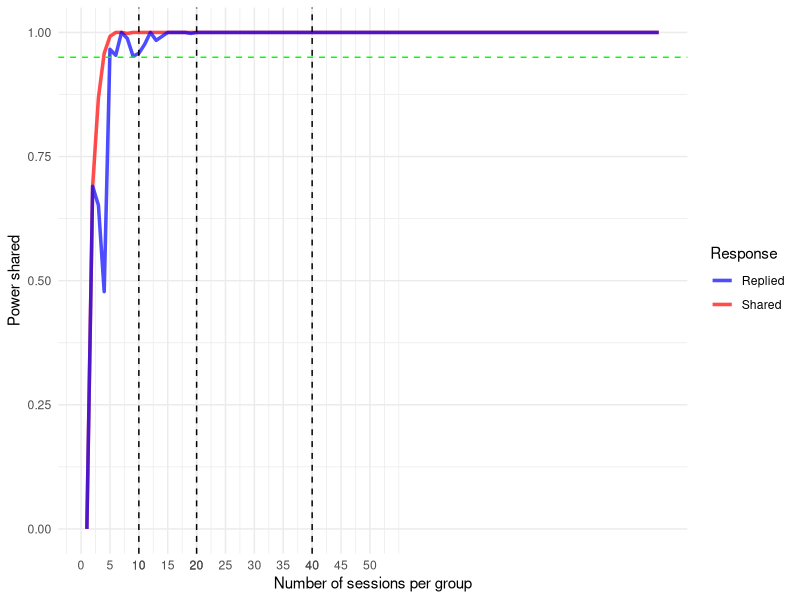

This chart was generated by the following R code:
library(data.table)
library(ggplot2)
library(here)
library(dplyr)
library(progress)

hours = 4
sessions_per_hour = 6
people_per_session = 2

size <- hours * sessions_per_hour * people_per_session

demo_size = 1000
d <- data.table(
  shared_flyers_control = rnorm(demo_size, 40, 1 ),
  replies_control = rnorm(demo_size, 3, 1),
  treatment = sample(0:1, demo_size, replace = TRUE)
)
d[, shared_flyers_treatment := shared_flyers_control + rnorm(demo_size, 10, 1)]
d[, replies_treatment := replies_control + rnorm(demo_size, 2, 1)]
d[, shared_measured := I(treatment == 1) * shared_flyers_treatment + I(treatment == 0) * shared_flyers_control]
d[, replies_measured := I(treatment == 1) * replies_treatment + I(treatment == 0) * replies_control]

# min all measurements to zero
d[, shared_measured := pmax(shared_measured, 0)]
d[, replies_measured := pmax(replies_measured, 0)]



number_of_sessions_per_group <- 1:100

p_values <- function(samples) {
  sub_sample <- rbindlist(list(
    d[treatment==1,][sample(1:.N, samples, replace = FALSE), ],
    d[treatment==0,][sample(1:.N, samples, replace = FALSE), ]
  ))
  shared_measured_ate <- mean(sub_sample[treatment == 1]$shared_measured) - mean(sub_sample[treatment == 0]$shared_measured)
  replies_measured_ate <- mean(sub_sample[treatment == 1]$replies_measured) - mean(sub_sample[treatment == 0]$replies_measured)
  ri_ates <- replicate(500, {
    # Increasing efficiency of estimate by making sure both groups are 50% of the sample
    ri_sample <- sub_sample[, ri_treat := sample(rep(0:1, each = samples))] 
    c(
      shared_ate = mean(ri_sample$shared_measured[ri_sample$ri_treat == 1]) - mean(ri_sample$shared_measured[ri_sample$ri_treat == 0]),
      replies_ate = mean(ri_sample$replies_measured[ri_sample$ri_treat == 1]) - mean(ri_sample$replies_measured[ri_sample$ri_treat == 0])
    )
  })

  shared_p = mean(abs(ri_ates["shared_ate", ]) >= abs(shared_measured_ate))
  replies_p = mean(abs(ri_ates["replies_ate", ]) >= abs(replies_measured_ate))
  
  c(shared_p, replies_p)
}
pb <- progress_bar$new(
  format = "  Progress [:bar] :percent Elapsed time: :elapsed Full time: :eta",
  total = length(number_of_sessions_per_group),   
  clear = FALSE, 
  width = 100
)

p_values_per_number_of_sessions <- lapply(number_of_sessions_per_group, function(n) {
  pb$tick()  # Update the progress bar
  p_values(n)
})

p_values_dt <- rbindlist(lapply(p_values_per_number_of_sessions, as.list))
setnames(p_values_dt, c("shared_p", "replies_p"))

# line diagram powers agains percentages of sampling
split_values <- c(10, 20, 40)
ggplot() +
  geom_line() +
  geom_line(aes(x = number_of_sessions_per_group, y = 1 - p_values_dt$shared_p, color = "Shared"), alpha = 0.7, size=1.2) +
  geom_line(aes(x = number_of_sessions_per_group, y = 1 - p_values_dt$replies_p, color = "Replied"), alpha = 0.7, size=1.2) +
  geom_vline(xintercept = split_values, linetype = "dashed") +
  geom_hline(yintercept = 1 - 0.05, linetype = "dashed", color="green") +
  scale_x_continuous(breaks = sort(c(seq(0, 50, by = 5), split_values))) +
  scale_color_manual(values = c("Shared"="red", "Replied"="blue")) +
  labs(x = "Number of sessions per group", y = "Power shared", colour="Response") + 
  theme_minimal()

